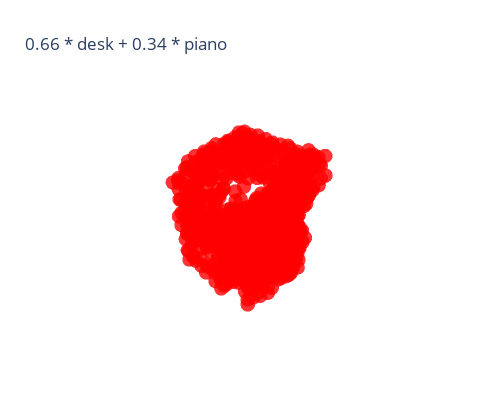

Notebook cell for this chart:
### Code cell
for i in range(len(mixed['data'])):
    pc = mixed['data'][i]
    label = mixed['label'][i]
    mixed_id = label.nonzero()[0]
    if(len(mixed_id) == 2):
        label_name = "{:.2f} * {} + {:.2f} * {}".format(label[mixed_id[0]],id_label_dict[mixed_id[0]],label[mixed_id[1]],id_label_dict[mixed_id[1]])

    print(label_name)
    if(i == 3):
        plot_pointcloud(pc,label_name)
    
    # plot_pointcloud(pc,label_name)

### Figure 1 — Plotly figure (JSON) as saved in the notebook; plotly's stock layout.template omitted (floating-point values rounded to 4 significant figures; data arrays with more than 128 entries replaced by an {"elided": "..."} marker saying what was removed)
{"data": [{"marker": {"color": "red", "opacity": 0.8, "size": 5}, "mode": "markers", "name": "0.66 * desk + 0.34 * piano", "type": "scatter3d", "x": {"elided": "1024 float values"}, "y": {"elided": "1024 float values"}, "z": {"elided": "1024 float values"}}], "layout": {"autosize": false, "height": 400, "scene": {"xaxis": {"showticklabels": false, "visible": false}, "yaxis": {"showticklabels": false, "visible": false}, "zaxis": {"showticklabels": false, "visible": false}}, "title": {"text": "0.66 * desk + 0.34 * piano"}, "width": 500}}
